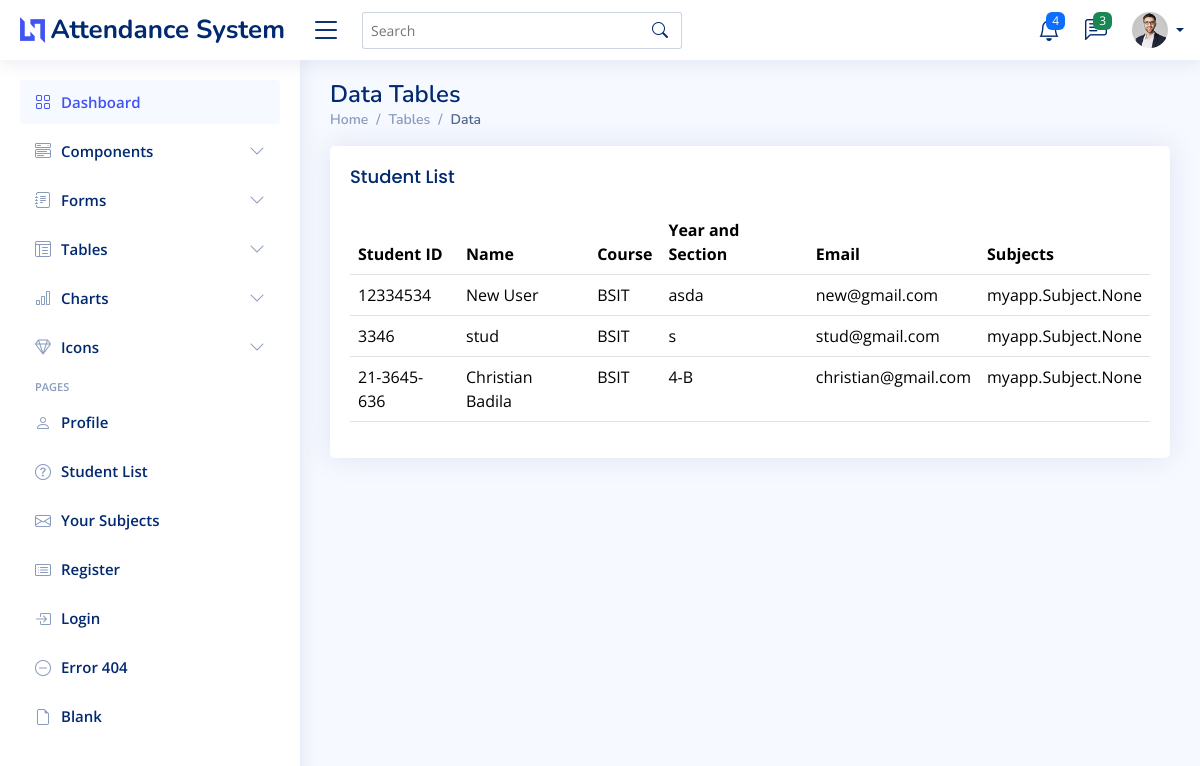
The app's page /student-list/, older data.
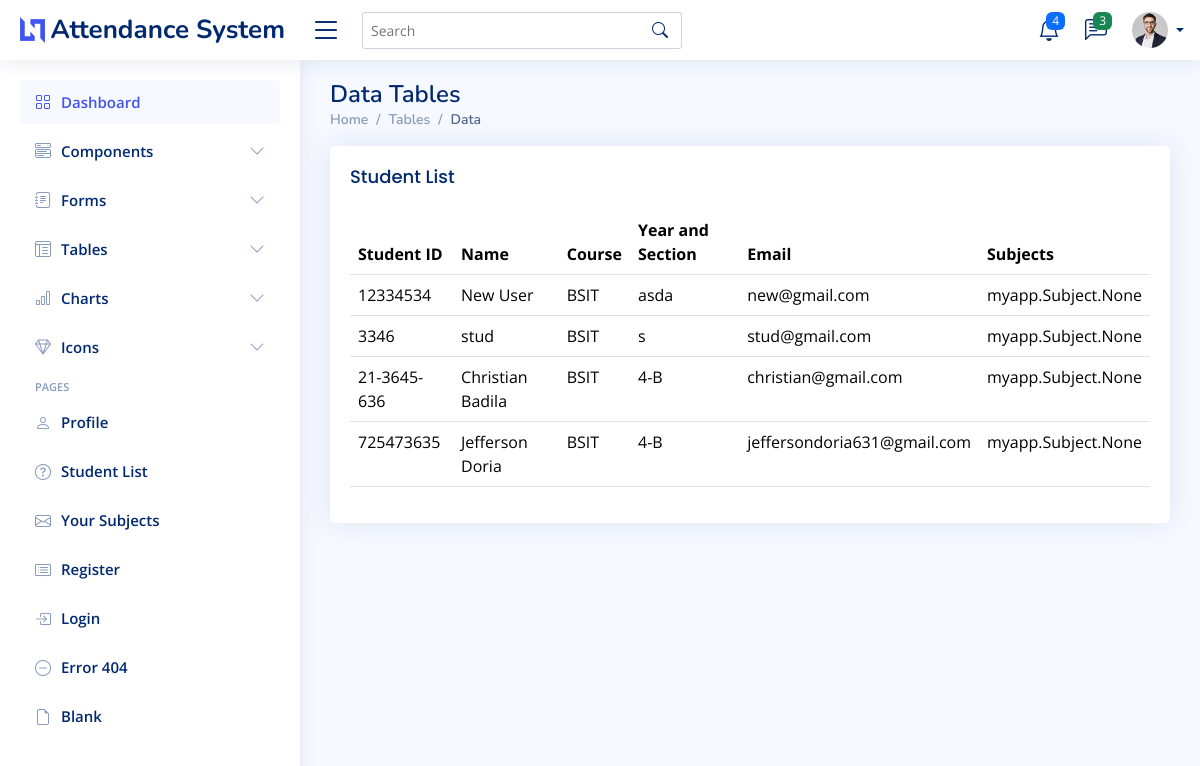
The same page, newer data.
### myapp/models.py (models this page shows, shortened)
class Student(models.Model):
    username = models.CharField(max_length=255, unique=True, default="default_username")
    student_id = models.CharField(max_length=50, unique=True)
    full_name = models.CharField(max_length=255)
    course = models.CharField(max_length=100)
    year_section = models.CharField(max_length=50, blank=True, null=True)
    email = models.EmailField(unique=True, blank=True, null=True)
    password = models.CharField(max_length=255)
    subjects = models.ManyToManyField(Subject, related_name="students")
    created_at = models.DateTimeField(auto_now_add=True)

### myapp/views.py (the view)
# urls.py: path("student-list/", views.student_list, name="student-list"),
def student_list(request):
    students = Student.objects.all()
    return render(request, 'myapp/student_list.html',{'students':students})

### myapp/templates/myapp/student_list.html
{% extends 'myapp/base.html' %}
{% load static %}
{% block content %}
<main id="main" class="main">
    <div class="pagetitle">
      <h1>Data Tables</h1>
      <nav>
        <ol class="breadcrumb">
          <li class="breadcrumb-item"><a href="index.html">Home</a></li>
          <li class="breadcrumb-item">Tables</li>
          <li class="breadcrumb-item active">Data</li>
        </ol>
      </nav>
    </div>
    <section class="section">
      <div class="row">
        <div class="col-lg-12">
          <div class="card">
            <div class="card-body">
              <h5 class="card-title">Student List</h5>
               <div class="table-responsive">
              <table class="table datatable">
                <thead>
                  <tr>
                    <th>
                    Student ID
                    </th>
                    <th>Name</th>
                    <th>Course</th>
                    <th>Year and Section</th>
                    <th>Email</th>
                    <th>Subjects</th>
                  </tr>
                </thead>
                <tbody>
                  {% for student in students %}
                  <tr>
                    <td>{{ student.student_id}}</td>
                    <td>{{student.full_name}}</td>
                    <td>{{student.course}}</td>
                    <td>{{student.year_section}}</td>
                    <td>{{student.email}}</td>
                    <td>{{student.subjects}}</td>
                  </tr>
                  {% endfor %}
                </tbody>
              </table>
            </div>
            </div>
          </div>
        </div>
      </div>
    </section>
  </main>
{% endblock %}

### myapp/templates/myapp/base.html (shortened to what this page needs)
{% load static%}
<!DOCTYPE html>
<html lang="en">
<head>
    <link rel="stylesheet" href="https://cdnjs.cloudflare.com/ajax/libs/font-awesome/6.0.0-beta3/css/all.min.css" />
    <link rel="stylesheet" href="https://cdn.jsdelivr.net/npm/uikit@3.6.20/dist/css/uikit.min.css" />
    <link href="{% static 'assets/vendor/bootstrap/css/bootstrap.min.css' %}" rel="stylesheet">
    <link href="{% static 'assets/vendor/bootstrap-icons/bootstrap-icons.css' %}" rel="stylesheet">
    <link href="{% static 'assets/vendor/boxicons/css/boxicons.min.css' %}" rel="stylesheet">
    <link href="{% static 'assets/vendor/quill/quill.snow.css' %}" rel="stylesheet">
    <link href="{% static 'assets/vendor/quill/quill.bubble.css' %}" rel="stylesheet">
    <link href="{% static 'assets/vendor/remixicon/remixicon.css' %}" rel="stylesheet">
    <link href="{% static 'assets/vendor/simple-datatables/style.css' %}" rel="stylesheet">
    <link href="{% static 'assets/css/style.css' %}" rel="stylesheet">
</head>
<body>
  {% if not exclude_layout %}
  <header id="header" class="header fixed-top d-flex align-items-center">
    <div class="d-flex align-items-center justify-content-between">
      <a href="#" class="logo d-flex align-items-center">
        <img src="assets/img/logo.png" alt="">
        <span class="d-none d-lg-block">Attendance System</span>
      </a>
      <i class="bi bi-list toggle-sidebar-btn"></i>
    </div>
    <div class="search-bar">
      <form class="search-form d-flex align-items-center" method="POST" action="#">
        <input type="text" name="query" placeholder="Search" title="Enter search keyword">
        <button type="submit" title="Search"><i class="bi bi-search"></i></button>
      </form>
    </div>
    <nav class="header-nav ms-auto">
      <ul class="d-flex align-items-center">
        <li class="nav-item dropdown">
          <a class="nav-link nav-icon" href="#" data-bs-toggle="dropdown">
            <i class="bi bi-bell"></i>
            <span class="badge bg-primary badge-number">4</span>
          </a>
        </li>
        <li class="nav-item dropdown">
          <a class="nav-link nav-icon" href="#" data-bs-toggle="dropdown">
            <i class="bi bi-chat-left-text"></i>
            <span class="badge bg-success badge-number">3</span>
          </a>
        </li>
        <li class="nav-item dropdown pe-3">
          <a class="nav-link nav-profile d-flex align-items-center pe-0" href="#" data-bs-toggle="dropdown">
            <img src="{% static 'assets/img/profile-img.jpg' %}" alt="Profile" class="rounded-circle">
            <span class="d-none d-md-block dropdown-toggle ps-2">{{ request.session.teacher_name}}</span>
          </a>
        </li>
      </ul>
    </nav>
  </header>
  <aside id="sidebar" class="sidebar">
    <ul class="sidebar-nav" id="sidebar-nav">
      <li class="nav-item">
        <a class="nav-link " href="{% url 'teacher-dashboard' %}">
          <i class="bi bi-grid"></i>
          <span>Dashboard</span>
        </a>
      </li>
      <li class="nav-item">
        <a class="nav-link collapsed" data-bs-target="#components-nav" data-bs-toggle="collapse" href="#">
          <i class="bi bi-menu-button-wide"></i><span>Components</span><i class="bi bi-chevron-down ms-auto"></i>
        </a>
      </li>
      <li class="nav-item">
        <a class="nav-link collapsed" data-bs-target="#forms-nav" data-bs-toggle="collapse" href="#">
          <i class="bi bi-journal-text"></i><span>Forms</span><i class="bi bi-chevron-down ms-auto"></i>
        </a>
      </li>
      <li class="nav-item">
        <a class="nav-link collapsed" data-bs-target="#tables-nav" data-bs-toggle="collapse" href="#">
          <i class="bi bi-layout-text-window-reverse"></i><span>Tables</span><i class="bi bi-chevron-down ms-auto"></i>
        </a>
      </li>
      <li class="nav-item">
        <a class="nav-link collapsed" data-bs-target="#charts-nav" data-bs-toggle="collapse" href="#">
          <i class="bi bi-bar-chart"></i><span>Charts</span><i class="bi bi-chevron-down ms-auto"></i>
        </a>
      </li>
      <li class="nav-item">
        <a class="nav-link collapsed" data-bs-target="#icons-nav" data-bs-toggle="collapse" href="#">
          <i class="bi bi-gem"></i><span>Icons</span><i class="bi bi-chevron-down ms-auto"></i>
        </a>
      </li>
      <li class="nav-heading">Pages</li>
      <li class="nav-item">
        <a class="nav-link collapsed" href="users-profile.html">
          <i class="bi bi-person"></i>
          <span>Profile</span>
        </a>
      </li>
      <li class="nav-item">
        <a class="nav-link collapsed" href="{% url 'student-list'%}">
          <i class="bi bi-question-circle"></i>
          <span>Student List</span>
        </a>
      </li>
      <li class="nav-item">
        <a class="nav-link collapsed" href="{% url 'teacher-subjects' %}">
          <i class="bi bi-envelope"></i>
          <span>Your Subjects</span>
        </a>
      </li>
      <li class="nav-item">
        <a class="nav-link collapsed" href="pages-register.html">
          <i class="bi bi-card-list"></i>
          <span>Register</span>
        </a>
      </li>
      <li class="nav-item">
        <a class="nav-link collapsed" href="pages-login.html">
          <i class="bi bi-box-arrow-in-right"></i>
          <span>Login</span>
        </a>
      </li>
      <li class="nav-item">
        <a class="nav-link collapsed" href="pages-error-404.html">
          <i class="bi bi-dash-circle"></i>
          <span>Error 404</span>
        </a>
      </li>
      <li class="nav-item">
        <a class="nav-link collapsed" href="pages-blank.html">
          <i class="bi bi-file-earmark"></i>
          <span>Blank</span>
        </a>
      </li>
    </ul>
  </aside>
  {% endif %}
        {% block content %}
        {% endblock %}
</body>
</html>

### static/assets/css/style.css (style rules this page uses)
:root { scroll-behavior: smooth; }
body { font-family: "Open Sans", sans-serif; background: #f6f9ff; color: #444444; }
a { color: #4154f1; text-decoration: none; }
h1, h2, h3, h4, h5, h6 { font-family: "Nunito", sans-serif; }
#main { margin-top: 60px; padding: 20px 30px; transition: all 0.3s; }
.pagetitle { margin-bottom: 10px; }
.pagetitle h1 { font-size: 24px; margin-bottom: 0; font-weight: 600; color: #012970; }
.card { margin-bottom: 30px; border: none; border-radius: 5px; box-shadow: 0px 0 30px rgba(1, 41, 112, 0.1); }
.card-title { padding: 20px 0 15px 0; font-size: 18px; font-weight: 500; color: #012970; font-family: "Poppins", sans-serif; }
.card-body { padding: 0 20px 20px 20px; }
.breadcrumb { font-size: 14px; font-family: "Nunito", sans-serif; color: #899bbd; font-weight: 600; }
.breadcrumb a { color: #899bbd; transition: 0.3s; }
.breadcrumb .breadcrumb-item::before { color: #899bbd; }
.breadcrumb .active { color: #51678f; font-weight: 600; }
.logo { line-height: 1; }
@media (min-width: 1200px) { .logo { width: 280px; } }
.logo img { max-height: 26px; margin-right: 6px; }
.logo span { font-size: 26px; font-weight: 700; color: #012970; font-family: "Nunito", sans-serif; }
.header { transition: all 0.5s; z-index: 997; height: 60px; box-shadow: 0px 2px 20px rgba(1, 41, 112, 0.1); background-color: #fff; padding-left: 20px; }
.header .toggle-sidebar-btn { font-size: 32px; padding-left: 10px; cursor: pointer; color: #012970; }
.header .search-bar { min-width: 360px; padding: 0 20px; }
.header .search-form { width: 100%; }
.header .search-form input { border: 0; font-size: 14px; color: #012970; border: 1px solid rgba(1, 41, 112, 0.2); padding: 7px 38px 7px 8px; border-radius: 3px; transition: 0.3s; width: 100%; }
.header .search-form button { border: 0; padding: 0; margin-left: -30px; background: none; }
.header .search-form button i { color: #012970; }
.header-nav ul { list-style: none; }
.header-nav>ul { margin: 0; padding: 0; }
.header-nav .nav-icon { font-size: 22px; color: #012970; margin-right: 25px; position: relative; }
.header-nav .nav-profile { color: #012970; }
.header-nav .nav-profile img { max-height: 36px; }
.header-nav .nav-profile span { font-size: 14px; font-weight: 600; }
.header-nav .badge-number { position: absolute; inset: -2px -5px auto auto; font-weight: normal; font-size: 12px; padding: 3px 6px; }
.sidebar { position: fixed; top: 60px; left: 0; bottom: 0; width: 300px; z-index: 996; transition: all 0.3s; padding: 20px; overflow-y: auto; scrollbar-width: thin; scrollbar-color: #aab7cf transparent; box-shadow: 0px 0px 20px rgba(1, 41, 112, 0.1); background-color: #fff; }
@media (min-width: 1200px) { #main, #footer { margin-left: 300px; } }
.sidebar-nav { padding: 0; margin: 0; list-style: none; }
.sidebar-nav li { padding: 0; margin: 0; list-style: none; }
.sidebar-nav .nav-item { margin-bottom: 5px; }
.sidebar-nav .nav-heading { font-size: 11px; text-transform: uppercase; color: #899bbd; font-weight: 600; margin: 10px 0 5px 15px; }
.sidebar-nav .nav-link { display: flex; align-items: center; font-size: 15px; font-weight: 600; color: #4154f1; transition: 0.3; background: #f6f9ff; padding: 10px 15px; border-radius: 4px; }
.sidebar-nav .nav-link i { font-size: 16px; margin-right: 10px; color: #4154f1; }
.sidebar-nav .nav-link.collapsed { color: #012970; background: #fff; }
.sidebar-nav .nav-link.collapsed i { color: #899bbd; }
.sidebar-nav .nav-link .bi-chevron-down { margin-right: 0; transition: transform 0.2s ease-in-out; }

Row changes from the older to the newer data that the page shows:
added Student: student_id "725473635", full_name "Jefferson Doria", course "BSIT", year_section "4-B", email "jeffersondoria631@gmail.com", subjects "myapp.Subject.None"
